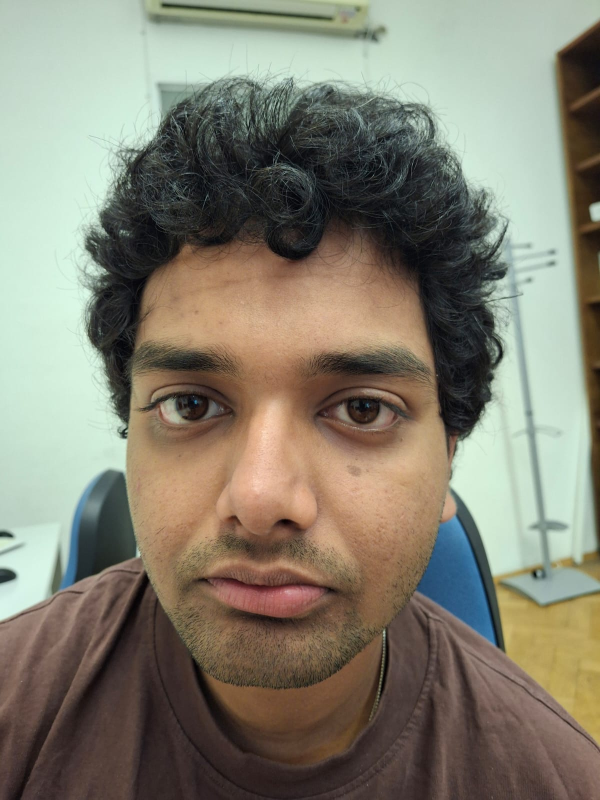
#> input picture experiment/faceimages/krrish.jpeg, 1200 x 1600 px (shown at 1/2 size)
$ jupyter execute --allow-errors experiment.ipynb
#> lines starting #> are read from the running program, lines starting #| are printed output that depends on the picture; long printed decimals are rounded
[cell 1]
import cv2
import matplotlib.pyplot as plt
from PIL import Image
from scipy.interpolate import splprep, splev
from scipy.ndimage import gaussian_filter1d
import numpy as np

[cell 2]
edge_detector = cv2.Canny
img = cv2.imread("faceimages/krrish.jpeg", cv2.IMREAD_GRAYSCALE)
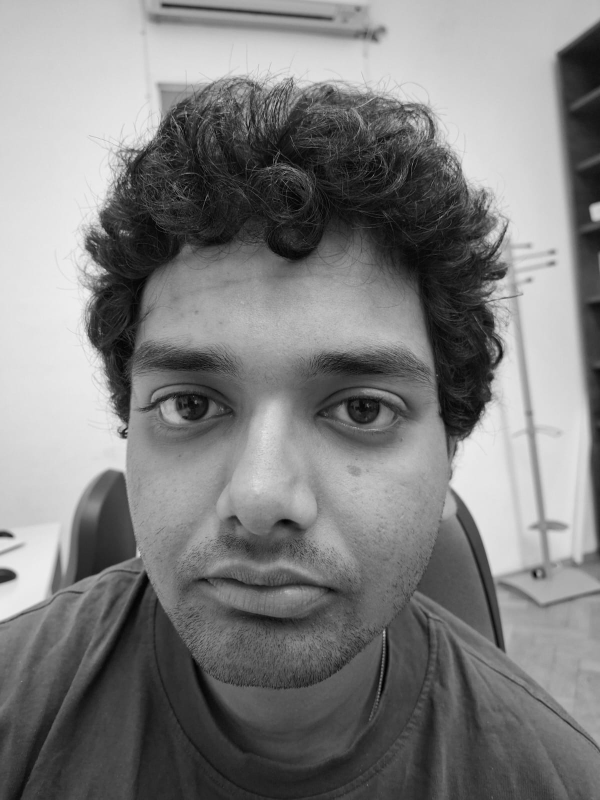
#> img: shape (1600, 1200) (shown at 1/2 size); min 0, max 242, mean 127.4
plt.imshow(img, cmap='gray')
edges = edge_detector(img , 100, 200)
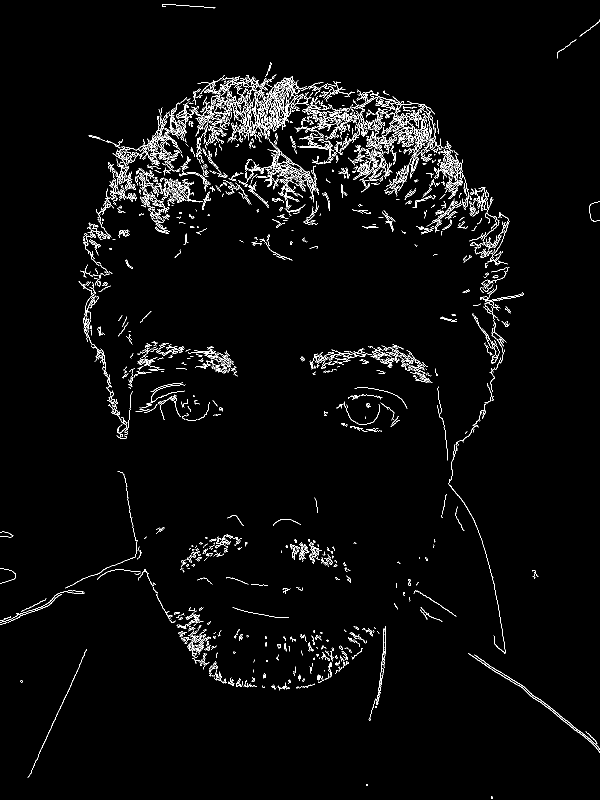
#> edges: shape (1600, 1200) (shown at 1/2 size); 2.8% white in thin lines or dots
plt.imshow(edges, cmap='gray')

[cell 3]
from PIL import Image
import numpy as np
import matplotlib.pyplot as plt

# Load and convert image to grayscale
image = Image.open("faceimages/cutegirl.png").convert("L")
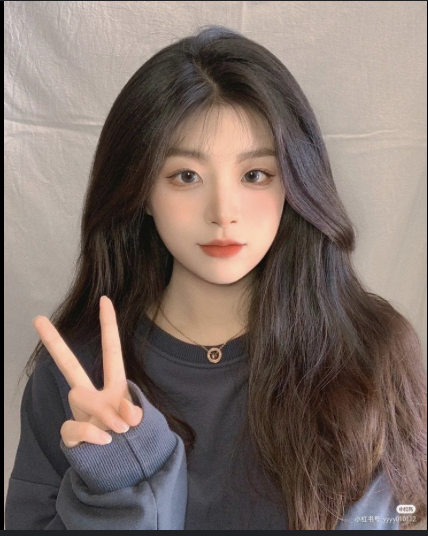
#> input picture experiment/faceimages/cutegirl.png, 428 x 536 px
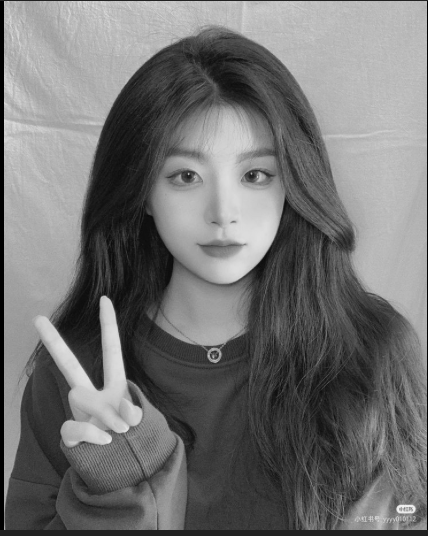
#> image: PIL image 428x536 L; min 0, max 241, mean 114.2
img = np.array(image, dtype=np.float32)
#> img: shape (536, 428) float32

# Invert brightness so dark regions have higher weights
weights = 255 - img
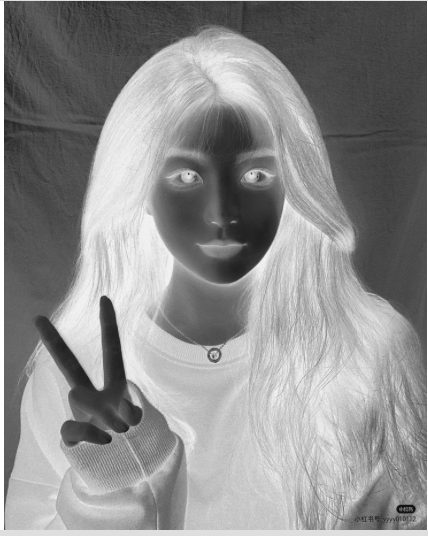
#> weights: shape (536, 428) float32; min 14, max 255, mean 140.8
weights += 1e-8
probs = weights.flatten() / weights.sum()

# Sample points
N = 1000
indices = np.random.choice(len(probs), size=N, p=probs)
#> indices = 1000 values, max 229380 at index 974, min 79 at index 821, mean 127116.9
ys, xs = np.divmod(indices, img.shape[1])
#> ys = 1000 values, max 535 at index 149, min 0 at index 540, mean 296.5; xs = 1000 values, max 427 at index 268, min 0 at index 173, mean 208.9

# Visualize
plt.imshow(img, cmap='gray')
plt.scatter(xs, ys, s=2, c='red', alpha=0.5)
plt.title("Dark-region-weighted sampling")
plt.show()
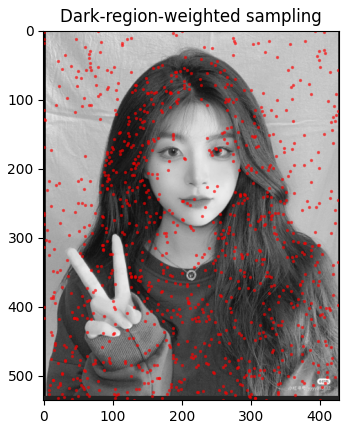
#> figure drawn by matplotlib, 1 panel

[cell 4]
def extract_edges(image_path, min_threshold=200, max_threshold=200):
    """
    Function 1: Load image and extract edges using OpenCV Canny

    Returns:
        gray: Grayscale image
        edges: Binary edge map
    """
#> called with image_path = 'faceimages/cutegirl.png', min_threshold = 50, max_threshold = 200
    gray = cv2.imread(image_path, cv2.IMREAD_GRAYSCALE)
#> gray: shape (536, 428); min 0, max 241, mean 113.8
    edges = cv2.Canny(gray, min_threshold, max_threshold)
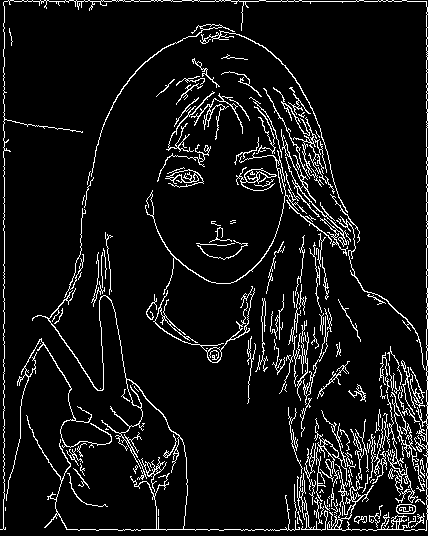
#> edges: shape (536, 428); 7.6% white in thin lines or dots

    print(f"Extracted edges from {image_path}")
    return gray, edges

gray, edges = extract_edges("faceimages/cutegirl.png", 50, 200)
edges = np.where(edges > 0, 1, 0)  # Convert to binary 0/1 array
#> edges: shape (536, 428) int64; values 0 (black) and 1 (white), 7.6% white in thin lines or dots
plt.imshow(edges, cmap='gray')

[cell 5]
def order_edge_points(edges, n_samples=5000, ord=3):
    """
    Function 2: Extract edge points and order them using nearest neighbor

    Returns:
        ordered_points: Nx2 array of ordered (x, y) coordinates
    """
#> called with n_samples = 2000, ord = 2
    # Get edge coordinates
    y_coords, x_coords = np.where(edges > 0)
#> y_coords = 17369 values from 0 to 530; x_coords = 17369 values, max 427 at index 525, min 0 at index 17004, mean 253.2
    all_points = np.column_stack((x_coords, y_coords))      #stacking them along column
#> all_points = 17369 pairs, first value 0 to 427, second value 0 to 530

    # Sample if too many points
    if len(all_points) > n_samples:
        indices = np.random.choice(len(all_points), n_samples, replace=False)
#> indices = 2000 values, max 17364 at index 812, min 8 at index 1340, mean 8644.4
        points = all_points[indices]
#> points = 2000 pairs, first value 3 to 427, second value 0 to 530
    else:
        points = all_points

    print(f"Ordering {len(points)} edge points...")
#> (printed output is left out)

    # Order points using nearest neighbor
    current = 0
    visited = {current}
    ordered_points = [points[current]]
#> ordered_points = [[107, 425]]

    while len(visited) < len(points):
        current_point = points[current]
        distances = np.linalg.norm(points - current_point,  ord=ord,axis=1)
        distances[list(visited)] = np.inf

        next_idx = np.argmin(distances)
        if distances[next_idx] == np.inf:
            break

        ordered_points.append(points[next_idx])
        visited.add(next_idx)
        current = next_idx
#> this loop made 1999 passes
#> (current_point, next_idx, current) on passes 1 to 3: ([107, 425], 1721, 1721), ([105, 431], 1354, 1354), ([105, 432], 1171, 1171)
#> after the loop, ordered_points has the same summary as points; visited = 2000 items

    ordered_points = np.array(ordered_points)
    # ordered_points = ordered_points - np.mean(ordered_points, axis=0)
    # ordered_points = ordered_points / np.max(np.linalg.norm(ordered_points, axis=1))

    return ordered_points


ordered_points = order_edge_points(edges, n_samples=2000, ord=2)
#> ordered_points has the same summary as points in order_edge_points
print(f"Ordered {len(ordered_points)} points.")
#| Ordered 2000 points.
plt.plot(ordered_points[:, 0], ordered_points[:, 1], 'b-', linewidth=3)
plt.gca().invert_yaxis()

print(ordered_points)
#> (printed output is left out)
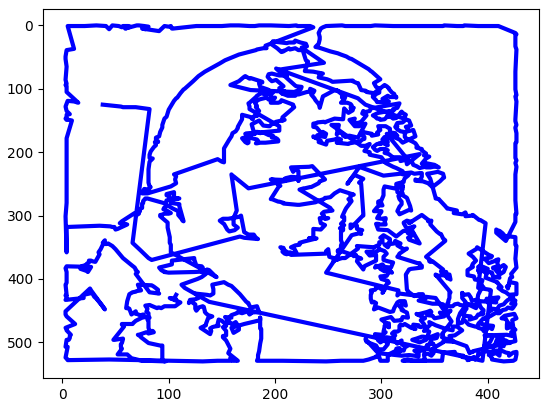
#> figure drawn by matplotlib, 1 panel

[cell 6]
def create_smooth_spline(ordered_points,  smoothing_factor=0.4):
    """
    Function 3: Create smooth spline curve from ordered points

    Returns:
        smooth_curve: Mx2 array of smooth curve points
    """
#> called with ordered_points = array of shape (2000, 2), smoothing_factor = 0.4
    try:
        #fitting a parametric spline to the ordered points
        tck, u = splprep([ordered_points[:, 0], ordered_points[:, 1]],
                        s=smoothing_factor * len(ordered_points),
                        per=True)
#> tck = 3 items; u = 2000 values from 0 to 1

        #this is sampling it uniformly in time 0 to 1
        u_new = np.linspace(0, 1, len(ordered_points)*2)
#> u_new = 4000 values from 0 to 1
        smooth_x, smooth_y = splev(u_new, tck)
#> smooth_x = 4000 values, max 427.9 at index 1235, min 1.43 at index 274, mean 237.7; smooth_y = 4000 values, max 556.4 at index 2774, min -0.583 at index 3164, mean 304.2
        smooth_curve = np.column_stack((smooth_x, smooth_y))
#> smooth_curve = 4000 pairs, first value 1.43 to 427.9, second value -0.583 to 556.4

    except:
        print("Spline failed, using Gaussian smoothing")
        smooth_x = gaussian_filter1d(ordered_points[:, 0], sigma=1.0, mode='wrap')
        smooth_y = gaussian_filter1d(ordered_points[:, 1], sigma=1.0, mode='wrap')
        smooth_curve = np.column_stack((smooth_x, smooth_y))

    return smooth_curve

[cell 7]
smooth_curve= create_smooth_spline(ordered_points)

[cell 8]
smooth_curve = smooth_curve - np.mean(smooth_curve, axis=0)
#> smooth_curve = 4000 pairs, first value -236.3 to 190.2, second value -304.8 to 252.2
smooth_curve = smooth_curve / np.max(np.linalg.norm(smooth_curve, axis=1))
#> smooth_curve = 4000 pairs, first value -0.619 to 0.498, second value -0.798 to 0.66

[cell 9]
def fourier_approximate(smooth_curve, n_frequencies=900):


    """
    Function 4: Approximate smooth curve using Fourier series

    Returns:
        frequencies: Integer frequencies for epicycles
        magnitude: Circle radii (amplitudes)
        phases: Starting angles
    """
#> called with smooth_curve = array of shape (4000, 2), n_frequencies = 1000
    # Create complex signal
    z = smooth_curve[:,0] + 1j * smooth_curve[:,1]
    N = len(z)
#> N = 4000

    # Compute FFT and frequencies
    coefficients = np.fft.fft(z , norm='forward')
    frequencies = np.fft.fftfreq(N, 1/N)  # integer frequencies
#> frequencies = 4000 values, max 1999 at index 1999, min -2000 at index 2000, mean -0.5

    # Keep n largest components
    indices = np.argsort(-np.abs(coefficients))[:n_frequencies]
#> indices = 1000 values, max 3999 at index 1, min 1 at index 4, mean 1986.6
    frequencies = frequencies[indices]
#> frequencies = 1000 values, max 795 at index 969, min -791 at index 882, mean 6.6
    coefficients = coefficients[indices]

    # Get amplitudes and phases
    magnitude = np.abs(coefficients)
#> magnitude = 1000 values, max 0.244 at index 0, min 0.000136 at index 999, mean 0.00345
    phases = np.angle(coefficients)
#> phases = 1000 values, max 3.13 at index 826, min -3.13 at index 251, mean 0.132

    return frequencies, magnitude, phases

frequencies, magnitude, phases = fourier_approximate(smooth_curve, n_frequencies=1000)
print(frequencies[-10:], magnitude[-10:], phases[-10:])
#| [-499.  488.  649.  774.  421. -334. -569.  622.  289.  379.] [0.0001394 0.0001389 0.0001389 0.0001388 0.0001386 0.000138
#|  0.0001379  0.0001379 0.000137 0.0001364] [ 3.021 -0.6616 -0.314  2.067  3.090  1.461
#|   2.531  -0.2239 -3.010  0.7248]
print(frequencies.shape, magnitude.shape, phases.shape)
#| (1000,) (1000,) (1000,)

[cell 10]
N = 1000
t_values = np.linspace(0, 1, N)  # Normalized time from 0 to 1

path = []
for t in t_values:
    z = 0
    for freq, amp, phase in zip(frequencies, magnitude, phases):
        z += amp * np.exp(1j * (2 * np.pi * freq * t + phase))
    path.append(z)
path = np.array(path)


x = path.real
y = path.imag

import matplotlib.pyplot as plt

plt.plot(x, y, 'r-')
plt.gca().invert_yaxis()  # Flip vertically

plt.axis('equal')
plt.show()
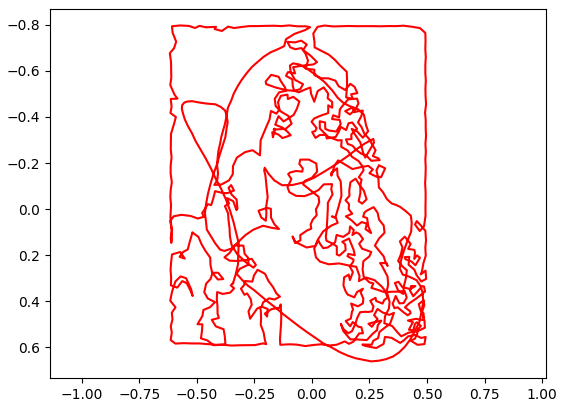
#> figure drawn by matplotlib, 1 panel

[cell 11]
def fourier_approximate(smooth_curve, n_frequencies=100000):


    """
    Function 4: Approximate smooth curve using Fourier series

    Returns:
        frequencies: Integer frequencies for epicycles
        magnitude: Circle radii (amplitudes)
        phases: Starting angles
    """
#> called with smooth_curve = array of shape (4000, 2), n_frequencies = 1000
    # Create complex signal
    z = smooth_curve[:,0] + 1j * smooth_curve[:,1]
    N = len(z)
#> N = 4000

    # Compute FFT and frequencies
    coefficients = np.fft.fft(z , norm='forward')
    frequencies = np.fft.fftfreq(N, 1/N)  # integer frequencies
#> frequencies = 4000 values, max 1999 at index 1999, min -2000 at index 2000, mean -0.5

    # Keep n largest components
    indices = np.argsort(-np.abs(coefficients))[:n_frequencies]
    frequencies = frequencies[indices]
#> frequencies = 1000 values, max 795 at index 969, min -791 at index 882, mean 6.6
    coefficients = coefficients[indices]

    # Get amplitudes and phases
    magnitude = np.abs(coefficients)
    phases = np.angle(coefficients)

    return frequencies, magnitude, phases

frequencies, magnitude, phases = fourier_approximate(smooth_curve, n_frequencies=1000)
print(frequencies[-10:], magnitude[-10:], phases[-10:])
#| [-499.  488.  649.  774.  421. -334. -569.  622.  289.  379.] [0.0001394 0.0001389 0.0001389 0.0001388 0.0001386 0.000138
#|  0.0001379  0.0001379 0.000137 0.0001364] [ 3.021 -0.6616 -0.314  2.067  3.090  1.461
#|   2.531  -0.2239 -3.010  0.7248]
print(frequencies.shape, magnitude.shape, phases.shape)
#| (1000,) (1000,) (1000,)


N = 1000
t_values = np.linspace(0, 1, N)  # Normalized time from 0 to 1

path = []
for t in t_values:
    z = 0
    for freq, amp, phase in zip(frequencies, magnitude, phases):
        z += amp * np.exp(1j * (2 * np.pi * freq * t + phase))
    path.append(z)
path = np.array(path)


x = path.real
y = path.imag

import matplotlib.pyplot as plt

plt.plot(x, y, 'r-')
plt.gca().invert_yaxis()  # Flip vertically

plt.axis('equal')
plt.show()

[cell 12]
image = np.fft.fft2(image)
image = np.log(np.abs(image))
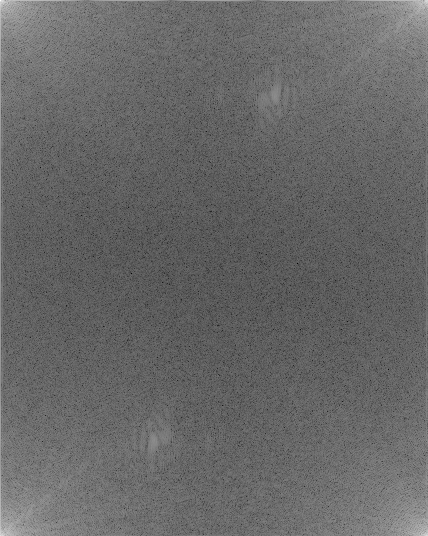
#> image: shape (536, 428) float64; min 1.2, max 17.08, mean 7.66; drawn with min black and max white
plt.imshow(image, cmap='gray')
plt.gca().invert_yaxis()
plt.axis('off')
plt.show()

[cell 13]
image_freq = np.fft.fftfreq(900000)
print(image_freq)

[cell 14]
import bezier
import numpy as np

def create_piecewise_bezier(ordered_points, segment_size=10, n_eval=100):
    """
    Fit piecewise Bezier curves through ordered points.
    Each segment uses `segment_size` consecutive points.
    Returns:
        all_curve_points: concatenated array of all curve points
    """
#> called with ordered_points = array of shape (2000, 2), segment_size = 1, n_eval = 100
    all_curve_points = []
    num_points = len(ordered_points)
#> num_points = 2000
    for start in range(0, num_points - segment_size // 2, segment_size):
        segment = ordered_points[start:start+segment_size]
        nodes = segment.T
        degree = nodes.shape[1] - 1
        curve = bezier.Curve(nodes, degree=degree)
        s_vals = np.linspace(0.0, 1.0, n_eval)
        curve_points = curve.evaluate_multi(s_vals).T
        all_curve_points.append(curve_points)
#> this loop made 1 pass
#> after the loop, all_curve_points = []
    # Concatenate all segments
    all_curve_points = np.vstack(all_curve_points)
    return all_curve_points

# Example usage:
#> (the rest of this cell did not finish here and is left out)
